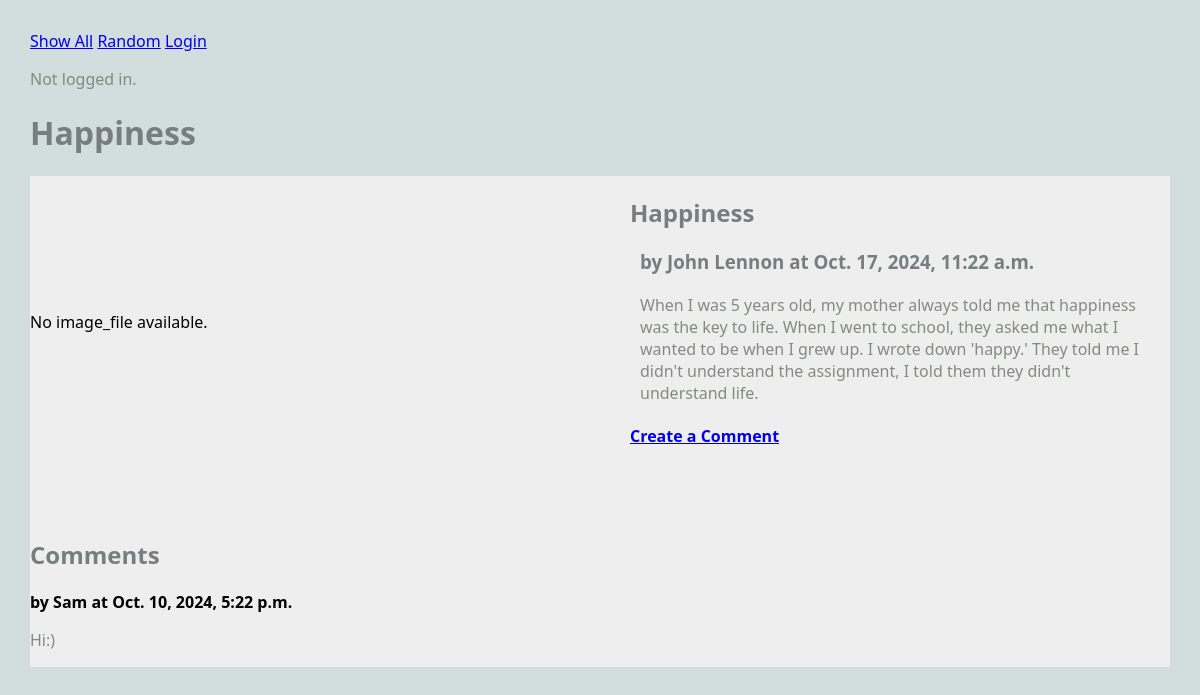
/blog/article/1, run on the app's committed database.
### blog/models.py (models this page shows, shortened)
class Article(models.Model):
    user = models.ForeignKey(User, on_delete=models.CASCADE) # change to the orphan one maybe?
    title = models.TextField(blank=False)
    author = models.TextField(blank=False)
    text = models.TextField(blank=False)
    published = models.DateTimeField(auto_now=True)
    image_file = models.ImageField(blank=True) # 10/17
    def get_comments(self):
        comments = Comment.objects.filter(article=self)
        return comments

class Comment(models.Model):
    article = models.ForeignKey("Article", on_delete=models.CASCADE)
    author = models.TextField(blank=False)
    text = models.TextField(blank=False)
    published = models.DateTimeField(auto_now=True)
    def __str__(self):
        return f'{self.text}'

### blog/views.py (the view)
# urls.py: path(r'article/<int:pk>', views.ArticleView.as_view(), name="article"),
class ArticleView(DetailView):
    model = Article # the model to display
    template_name = "blog/article.html"
    context_object_name = "article"

### blog/templates/blog/article.html
{% extends 'blog/base.html' %}
{% block content %}
<h1>{{article.title}}</h1>
<main class="grid-container">
    <article class="featured">
        {% if article.image_file %}
            <img src="{{article.image_file.url}}" alt="{{article.image_file.url}}">
        {% else %}
            No image_file available.
        {% endif %}
        <div>
            <h2>{{article.title}}</h2>
            <h3>by {{article.author}} at {{article.published}}</h3>
            <p>
                {{article.text}}
            </p>
            <h4>
                <a href="{% url 'create_comment' article.pk %}">
                Create a Comment</a>
            </h4>
        </div>
    </article>
    <div>
        {% if article.get_comments %}
            <h2>Comments</h2>
            {% for c in article.get_comments %}
            <div>
                <strong>by {{c.author}} at {{c.published}}</strong>
                <p>
                    {{c.text}}
                </p>
            </div>
            {% endfor %}
        {% else %}
            <h2>No Comments</h2>
        {% endif %}
    </div>
</main>
{% endblock %}

### static/styles-blog.css (style rules this page uses)
body { margin: 30px; background: #d1dedd; font-family:'Segoe UI', Tahoma, Geneva, Verdana, sans-serif; }
h1, h2, h3 { color: #767f7e; }
p { color: #828b82; }
.grid-container { background: #eee; max-width: 900px; display: grid; grid-template-columns: repeat(3, 1fr); grid-gap: 10px; max-width: 1200px; margin: 20px auto; }
article.featured { grid-column: span 3; display: grid; gap: 60px; grid-template-columns: 1fr 1fr; align-items: center; border-bottom: 1px #bbc7c7; padding-bottom: 40px; }
article p, article h3 { margin: 20px 10px; }

### data on the page
Article: title "Happiness", author "John Lennon", published "Oct. 17, 2024, 11:22 a.m.", text "When I was 5 years old, my mother always told me that happiness was the key to life. When I went to school, they asked me what I wanted to be when I grew up. I wrote down 'happy.' They told me I didn't understand the assignment, I told them they didn't understand life."
Comment: author "Sam", published "Oct. 10, 2024, 5:22 p.m.", text "Hi:)"
